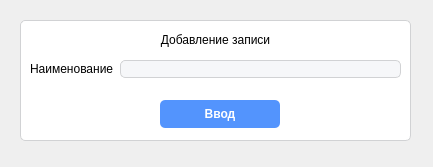
<?xml version="1.0" encoding="UTF-8"?>
<ui version="4.0">
 <class>Form</class>
 <widget class="QWidget" name="Form">
  <property name="geometry">
   <rect>
    <x>0</x>
    <y>0</y>
    <width>433</width>
    <height>167</height>
   </rect>
  </property>
  <property name="minimumSize">
   <size>
    <width>433</width>
    <height>167</height>
   </size>
  </property>
  <property name="maximumSize">
   <size>
    <width>433</width>
    <height>167</height>
   </size>
  </property>
  <property name="baseSize">
   <size>
    <width>0</width>
    <height>0</height>
   </size>
  </property>
  <property name="windowTitle">
   <string>Form</string>
  </property>
  <property name="autoFillBackground">
   <bool>false</bool>
  </property>
  <widget class="QWidget" name="formLayoutWidget">
   <property name="geometry">
    <rect>
     <x>30</x>
     <y>60</y>
     <width>371</width>
     <height>31</height>
    </rect>
   </property>
   <layout class="QFormLayout" name="formLayout">
    <item row="0" column="1">
     <widget class="QLineEdit" name="lineEdit">
      <property name="font">
       <font>
        <family>Microsoft YaHei UI</family>
        <pointsize>9</pointsize>
       </font>
      </property>
      <property name="styleSheet">
       <string notr="true">background-color: #F6F7F9;
border: 1px solid #D1D2D4;
border-radius: 5%;</string>
      </property>
      <property name="alignment">
       <set>Qt::AlignLeading|Qt::AlignLeft|Qt::AlignVCenter</set>
      </property>
     </widget>
    </item>
    <item row="0" column="0">
     <widget class="QLabel" name="label">
      <property name="font">
       <font>
        <family>Microsoft YaHei UI</family>
        <pointsize>9</pointsize>
       </font>
      </property>
      <property name="text">
       <string>Наименование</string>
      </property>
     </widget>
    </item>
   </layout>
  </widget>
  <widget class="QPushButton" name="pushButton">
   <property name="geometry">
    <rect>
     <x>160</x>
     <y>100</y>
     <width>120</width>
     <height>28</height>
    </rect>
   </property>
   <property name="minimumSize">
    <size>
     <width>120</width>
     <height>28</height>
    </size>
   </property>
   <property name="maximumSize">
    <size>
     <width>120</width>
     <height>28</height>
    </size>
   </property>
   <property name="baseSize">
    <size>
     <width>150</width>
     <height>25</height>
    </size>
   </property>
   <property name="font">
    <font>
     <pointsize>9</pointsize>
     <weight>75</weight>
     <bold>true</bold>
    </font>
   </property>
   <property name="cursor">
    <cursorShape>PointingHandCursor</cursorShape>
   </property>
   <property name="styleSheet">
    <string notr="true">border-radius: 5%;
background-color: #5394FD;
color: white;</string>
   </property>
   <property name="text">
    <string>Ввод</string>
   </property>
  </widget>
  <widget class="QLabel" name="label_4">
   <property name="geometry">
    <rect>
     <x>20</x>
     <y>30</y>
     <width>391</width>
     <height>20</height>
    </rect>
   </property>
   <property name="font">
    <font>
     <family>Microsoft YaHei UI</family>
     <pointsize>9</pointsize>
    </font>
   </property>
   <property name="layoutDirection">
    <enum>Qt::LeftToRight</enum>
   </property>
   <property name="styleSheet">
    <string notr="true"/>
   </property>
   <property name="text">
    <string>Добавление записи</string>
   </property>
   <property name="alignment">
    <set>Qt::AlignCenter</set>
   </property>
  </widget>
  <widget class="QFrame" name="frame">
   <property name="geometry">
    <rect>
     <x>20</x>
     <y>20</y>
     <width>391</width>
     <height>121</height>
    </rect>
   </property>
   <property name="styleSheet">
    <string notr="true">background-color: white;
border-radius: 5%;
border: 1px solid #D1D2D4</string>
   </property>
   <property name="frameShape">
    <enum>QFrame::StyledPanel</enum>
   </property>
   <property name="frameShadow">
    <enum>QFrame::Raised</enum>
   </property>
  </widget>
  <widget class="QFrame" name="frame_2">
   <property name="geometry">
    <rect>
     <x>-10</x>
     <y>-10</y>
     <width>451</width>
     <height>181</height>
    </rect>
   </property>
   <property name="styleSheet">
    <string notr="true">background-image: url(:/backs/back-image.png);</string>
   </property>
   <property name="frameShape">
    <enum>QFrame::StyledPanel</enum>
   </property>
   <property name="frameShadow">
    <enum>QFrame::Raised</enum>
   </property>
  </widget>
  <zorder>frame_2</zorder>
  <zorder>frame</zorder>
  <zorder>formLayoutWidget</zorder>
  <zorder>pushButton</zorder>
  <zorder>label_4</zorder>
 </widget>
 <resources>
  <include location="res.qrc"/>
 </resources>
 <connections/>
</ui>
